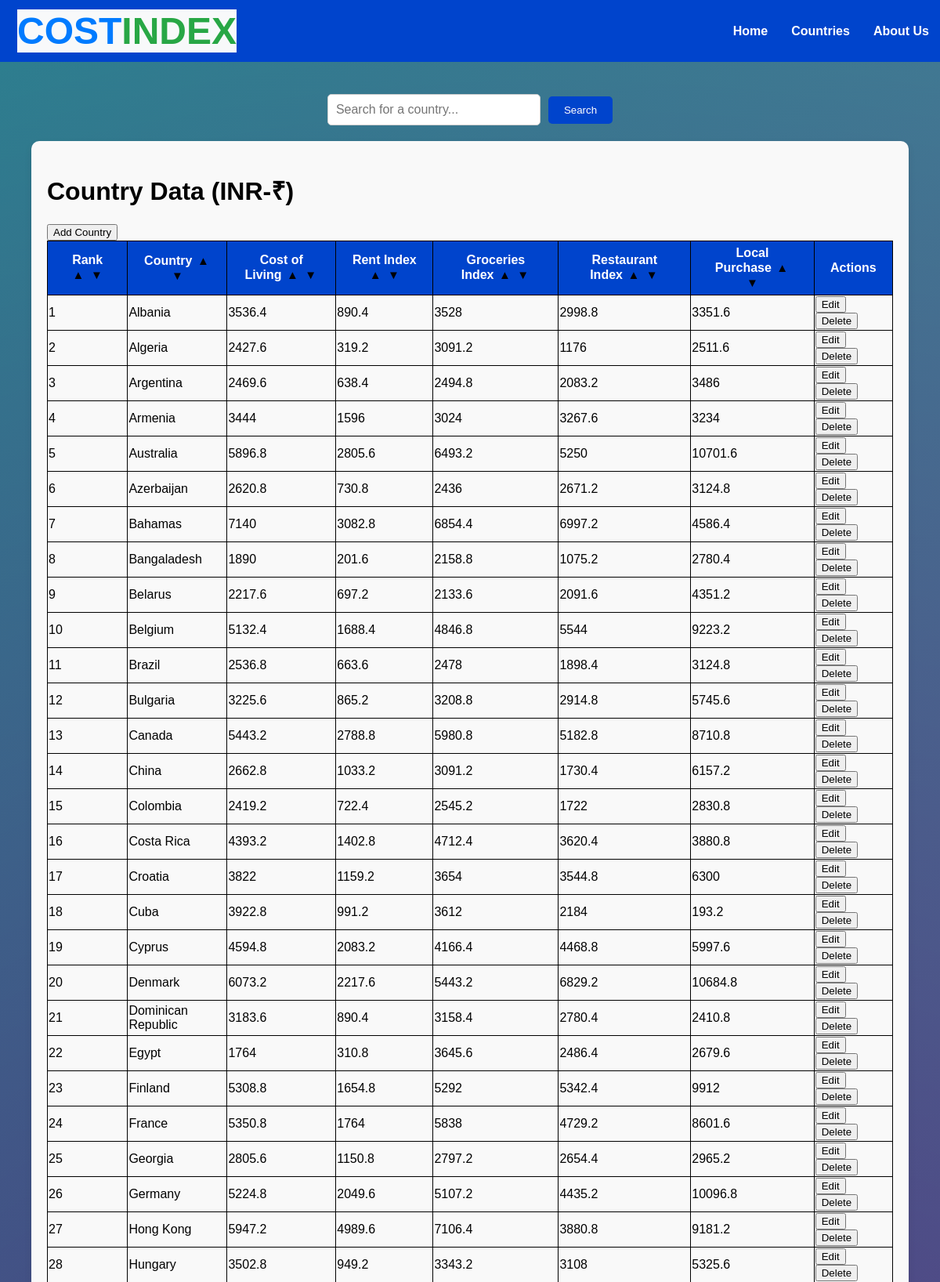
/tableadmin (upper part), run on the app's committed database.
### models/data.py (models this page shows, shortened)
class Countrytable(db.Model):
    Rank = db.Column(db.Integer, primary_key=True)
    Country = db.Column(db.String(255), nullable=False)
    Cost_Of_Living = db.Column(db.Integer, nullable=False)
    Rent_Index = db.Column(db.Integer, nullable=False)
    Groceries_Index = db.Column(db.Integer, nullable=False)
    Restaurant_Index = db.Column(db.Integer, nullable=False)
    Local_Purchase = db.Column(db.Integer, nullable=False)

### app.py (the view)
@app.route('/tableadmin')
def country_comparison():
    country_mod= Countrytable.query.all()
    return render_template('tableadmin.html', countries=country_mod)

### templates/tableadmin.html (shortened to what this page needs)
{% extends "base.html" %}
{% block content %}
    <div class="search-container">
    <input type="text" id="countrySearch" placeholder="Search for a country..." onkeyup="searchCountry()">
    <button onclick="searchCountry()">Search</button>
</div>
    <div class="container-1">
        <h1>Country Data (INR-₹)</h1>
        <button onclick="showAddForm()">Add Country</button>
        <table style="border-collapse: collapse;">
            <thead>
                <tr>
                    <th class="column-header" style="border: 1px solid black;">
                        Rank
                        <button class="sort-btn" onclick="sortTable(0)">&#9650;</button>
                        <button class="sort-btn" onclick="sortTable(0, true)">&#9660;</button>
                    </th>
                    <th class="column-header" style="border: 1px solid black;">
                        Country
                        <button class="sort-btn" onclick="sortTable(1)">&#9650;</button>
                        <button class="sort-btn" onclick="sortTable(1, true)">&#9660;</button>
                    </th>
                    <th class="column-header" style="border: 1px solid black;">
                        Cost of Living
                        <button class="sort-btn" onclick="sortTable(2)">&#9650;</button>
                        <button class="sort-btn" onclick="sortTable(2, true)">&#9660;</button>
                    </th>
                    <th class="column-header" style="border: 1px solid black;">
                        Rent Index
                        <button class="sort-btn" onclick="sortTable(3)">&#9650;</button>
                        <button class="sort-btn" onclick="sortTable(3, true)">&#9660;</button>
                    </th>
                    <th class="column-header" style="border: 1px solid black;">
                        Groceries Index
                        <button class="sort-btn" onclick="sortTable(4)">&#9650;</button>
                        <button class="sort-btn" onclick="sortTable(4, true)">&#9660;</button>
                    </th>
                    <th class="column-header" style="border: 1px solid black;">
                        Restaurant Index
                        <button class="sort-btn" onclick="sortTable(5)">&#9650;</button>
                        <button class="sort-btn" onclick="sortTable(5, true)">&#9660;</button>
                    </th>
                    <th class="column-header" style="border: 1px solid black;">
                        Local Purchase
                        <button class="sort-btn" onclick="sortTable(6)">&#9650;</button>
                        <button class="sort-btn" onclick="sortTable(6, true)">&#9660;</button>
                    </th>
                    <th class="column-header" style="border: 1px solid black;">Actions</th>
                </tr>
            </thead>
            <tbody>
                {% for country in countries %}
                    <tr>
                        <td style="border: 1px solid black;">{{ country.Rank }}</td>
                        <td style="border: 1px solid black;">{{ country.Country }}</td>
                        <td style="border: 1px solid black;">{{ country.Cost_Of_Living }}</td>
                        <td style="border: 1px solid black;">{{ country.Rent_Index }}</td>
                        <td style="border: 1px solid black;">{{ country.Groceries_Index }}</td>
                        <td style="border: 1px solid black;">{{ country.Restaurant_Index }}</td>
                        <td style="border: 1px solid black;">{{ country.Local_Purchase }}</td>
                        <td style="border: 1px solid black;">
                            <button onclick="editCountry({{ country.Rank }})">Edit</button>
                            <form action="{{ url_for('delete_country', rank=country.Rank) }}" method="POST" style="display:inline ;">
                                <button type="submit">Delete</button>
                            </form>
                        </td>
                    </tr>
                {% endfor %}
            </tbody>
        </table>
    </div>
{% endblock %}

### templates/base.html (shortened to what this page needs)
<!DOCTYPE html>
<html lang="en">
<head>
</head>
<body>
    <header>
        <nav class="navbar">
            <div class="navbar-container">
                <div class="logo-container">
                    <div class="logo">
                        Cost<span>Index</span>
                    </div>
                </div>
                <ul class="nav-links">
                    <li><a href="/home"><b>Home</b></a></li>
                    <li><a href="/table"><b>Countries</b></a></li>
                    <li><a href="/aboutus"><b>About Us</b></a></li>
                </ul>
            </div>
        </nav>
    </header>
    <main>
        {% block content %}
        {% endblock %}
    </main>
</body>
</html>

### templates/base.html (style rules this page uses)
html { scroll-behavior: smooth; }
body { font-family: Arial, sans-serif; margin: 0; padding: 0; }
.logo { font-family: 'Arial', sans-serif; font-size: 48px; font-weight: bold; color: #007bff; text-transform: uppercase; }
.logo span { color: #28a745; }
.logo-container { display: flex; justify-content: center; background-color: #f8f9fa; }
.navbar { background-color: #0044cc; color: white; padding: 10px 20px; position: fixed; width: 100%; top: 0; text-align: left; z-index: 1000; }
.navbar .navbar-container { display: flex; justify-content: space-between; align-items: center; margin: 2px; }
.navbar a { color: white; font-size: 30px; }
.nav-links { list-style: none; display: flex; margin:10px; padding: 2px; }
.nav-links li { padding-left: 0px; margin-right:10px; }
.nav-links a { color: white; text-decoration: none; font-size: 16px; padding: 10px; }
.container-1 { margin: 20px; padding: 20px; background-color: #f9f9f9; border-radius: 10px; box-shadow: 0 4px 8px rgba(0, 0, 0, 0.1); }
.column-header { background-color: #0044cc; color: white; padding: 6px 20px; text-align: center; font-weight: bold; border: 1px solid #ddd; }
main { margin-top: 80px; padding: 20px; }
.sort-btn { background: none; border: none; font-size: 15px; cursor: pointer; color: black; margin-left: 0px; padding: 1px 2px; }
.search-container { margin-bottom: 20px; display: flex; justify-content: center; align-items: center; }
.search-container input { padding: 10px; font-size: 16px; border: 1px solid #ccc; border-radius: 5px; width: 250px; margin-right: 10px; }
.search-container button { padding: 10px 20px; background-color: #0044cc; color: white; border: none; border-radius: 5px; cursor: pointer; }
.search-container { margin: 20px; display: flex; justify-content: center; align-items: center; }

### data on the page
Countrytable: Rank "1", Country "Albania", Cost_Of_Living "3536.4", Rent_Index "890.4", Groceries_Index "3528", Restaurant_Index "2998.8", Local_Purchase "3351.6"
Countrytable: Rank "2", Country "Algeria", Cost_Of_Living "2427.6", Rent_Index "319.2", Groceries_Index "3091.2", Restaurant_Index "1176", Local_Purchase "2511.6"
Countrytable: Rank "3", Country "Argentina", Cost_Of_Living "2469.6", Rent_Index "638.4", Groceries_Index "2494.8", Restaurant_Index "2083.2", Local_Purchase "3486"
Countrytable: Rank "4", Country "Armenia", Cost_Of_Living "3444", Rent_Index "1596", Groceries_Index "3024", Restaurant_Index "3267.6", Local_Purchase "3234"
Countrytable: Rank "5", Country "Australia", Cost_Of_Living "5896.8", Rent_Index "2805.6", Groceries_Index "6493.2", Restaurant_Index "5250", Local_Purchase "10701.6"
Countrytable: Rank "6", Country "Azerbaijan", Cost_Of_Living "2620.8", Rent_Index "730.8", Groceries_Index "2436", Restaurant_Index "2671.2", Local_Purchase "3124.8"
Countrytable: Rank "7", Country "Bahamas", Cost_Of_Living "7140", Rent_Index "3082.8", Groceries_Index "6854.4", Restaurant_Index "6997.2", Local_Purchase "4586.4"
Countrytable: Rank "8", Country "Bangaladesh", Cost_Of_Living "1890", Rent_Index "201.6", Groceries_Index "2158.8", Restaurant_Index "1075.2", Local_Purchase "2780.4"
Countrytable: Rank "9", Country "Belarus", Cost_Of_Living "2217.6", Rent_Index "697.2", Groceries_Index "2133.6", Restaurant_Index "2091.6", Local_Purchase "4351.2"
Countrytable: Rank "10", Country "Belgium", Cost_Of_Living "5132.4", Rent_Index "1688.4", Groceries_Index "4846.8", Restaurant_Index "5544", Local_Purchase "9223.2"
Countrytable: Rank "11", Country "Brazil", Cost_Of_Living "2536.8", Rent_Index "663.6", Groceries_Index "2478", Restaurant_Index "1898.4", Local_Purchase "3124.8"
Countrytable: Rank "12", Country "Bulgaria", Cost_Of_Living "3225.6", Rent_Index "865.2", Groceries_Index "3208.8", Restaurant_Index "2914.8", Local_Purchase "5745.6"
Countrytable: Rank "13", Country "Canada", Cost_Of_Living "5443.2", Rent_Index "2788.8", Groceries_Index "5980.8", Restaurant_Index "5182.8", Local_Purchase "8710.8"
Countrytable: Rank "14", Country "China", Cost_Of_Living "2662.8", Rent_Index "1033.2", Groceries_Index "3091.2", Restaurant_Index "1730.4", Local_Purchase "6157.2"
Countrytable: Rank "15", Country "Colombia", Cost_Of_Living "2419.2", Rent_Index "722.4", Groceries_Index "2545.2", Restaurant_Index "1722", Local_Purchase "2830.8"
Countrytable: Rank "16", Country "Costa Rica", Cost_Of_Living "4393.2", Rent_Index "1402.8", Groceries_Index "4712.4", Restaurant_Index "3620.4", Local_Purchase "3880.8"
Countrytable: Rank "17", Country "Croatia", Cost_Of_Living "3822", Rent_Index "1159.2", Groceries_Index "3654", Restaurant_Index "3544.8", Local_Purchase "6300"
Countrytable: Rank "18", Country "Cuba", Cost_Of_Living "3922.8", Rent_Index "991.2", Groceries_Index "3612", Restaurant_Index "2184", Local_Purchase "193.2"
Countrytable: Rank "19", Country "Cyprus", Cost_Of_Living "4594.8", Rent_Index "2083.2", Groceries_Index "4166.4", Restaurant_Index "4468.8", Local_Purchase "5997.6"
Countrytable: Rank "20", Country "Denmark", Cost_Of_Living "6073.2", Rent_Index "2217.6", Groceries_Index "5443.2", Restaurant_Index "6829.2", Local_Purchase "10684.8"
Countrytable: Rank "21", Country "Dominican Republic", Cost_Of_Living "3183.6", Rent_Index "890.4", Groceries_Index "3158.4", Restaurant_Index "2780.4", Local_Purchase "2410.8"
Countrytable: Rank "22", Country "Egypt", Cost_Of_Living "1764", Rent_Index "310.8", Groceries_Index "3645.6", Restaurant_Index "2486.4", Local_Purchase "2679.6"
Countrytable: Rank "23", Country "Finland", Cost_Of_Living "5308.8", Rent_Index "1654.8", Groceries_Index "5292", Restaurant_Index "5342.4", Local_Purchase "9912"
Countrytable: Rank "24", Country "France", Cost_Of_Living "5350.8", Rent_Index "1764", Groceries_Index "5838", Restaurant_Index "4729.2", Local_Purchase "8601.6"
Countrytable: Rank "25", Country "Georgia", Cost_Of_Living "2805.6", Rent_Index "1150.8", Groceries_Index "2797.2", Restaurant_Index "2654.4", Local_Purchase "2965.2"
Countrytable: Rank "26", Country "Germany", Cost_Of_Living "5224.8", Rent_Index "2049.6", Groceries_Index "5107.2", Restaurant_Index "4435.2", Local_Purchase "10096.8"
Countrytable: Rank "27", Country "Hong Kong", Cost_Of_Living "5947.2", Rent_Index "4989.6", Groceries_Index "7106.4", Restaurant_Index "3880.8", Local_Purchase "9181.2"
Countrytable: Rank "28", Country "Hungary", Cost_Of_Living "3502.8", Rent_Index "949.2", Groceries_Index "3343.2", Restaurant_Index "3108", Local_Purchase "5325.6"
